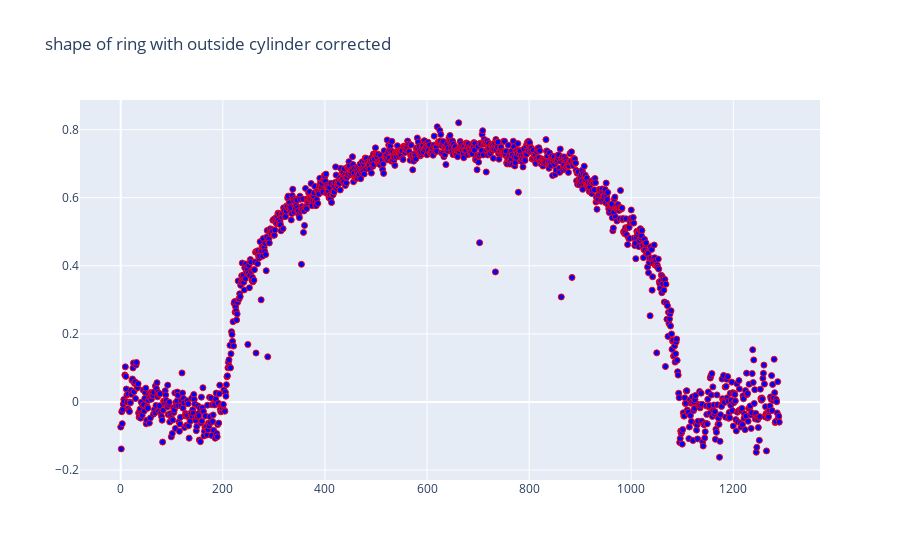

This figure's notebook cell:
### Code cell
removed_ring_counts = profile_data_reversed - full_shape_of_ring_signal

trace = go.Scatter(y=removed_ring_counts,
                  mode='markers',
                  marker=dict(color='Blue',
                             line=dict(color='Red',
                                      width=1)))
layout = go.Layout(title="shape of ring with outside cylinder corrected",
                   xaxis=dict(title=""),
                   yaxis=dict(title=""))

figure = go.Figure(data=[trace], layout=layout)
iplot(figure)

### Figure 1 — Plotly figure (JSON) as saved in the notebook; plotly's stock layout.template omitted (floating-point values rounded to 4 significant figures; data arrays with more than 128 entries replaced by an {"elided": "..."} marker saying what was removed)
{"data": [{"marker": {"color": "Blue", "line": {"color": "Red", "width": 1}}, "mode": "markers", "type": "scatter", "y": {"elided": "1291 float values"}}], "layout": {"title": {"text": "shape of ring with outside cylinder corrected"}, "xaxis": {"title": {"text": ""}}, "yaxis": {"title": {"text": ""}}}}
